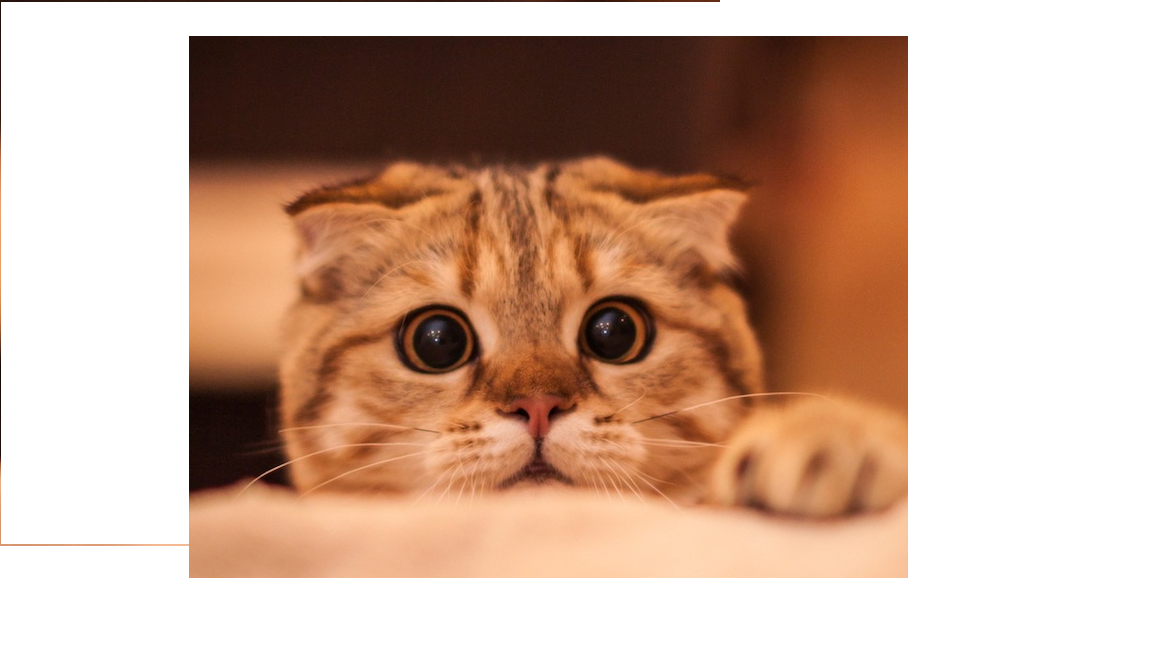
#> input picture test.png, 1152 x 648 px
$ python musk.py
#> lines starting #> are read from the running program, lines starting #| are printed output that depends on the picture; after the words box and inside, x2 and y2 are one past the last pixel; in counts of white or black regions, pixels touching at a corner belong together
#マスク処理
import cv2
import numpy as np
import math
#2つの画像を重ねるのでサイズを同じにする
Infile = 'test.png'#画像（画素値の配列？）で入力
img_mask = 'mask.png'

#入力画像はカラーかグレースケールのどちらかで統一しておく
imgfile = cv2.imread(Infile , 1)#入力画像（カラー）の読み込み
#> imgfile is the input picture: shape (648, 1152, 3); mean B, G, R 156.1, 174.4, 205.6
#imgfile = cv2.imread(Infile , 0)#入力画像（グレースケール）の読み込み
maskfile = cv2.imread(img_mask,1)
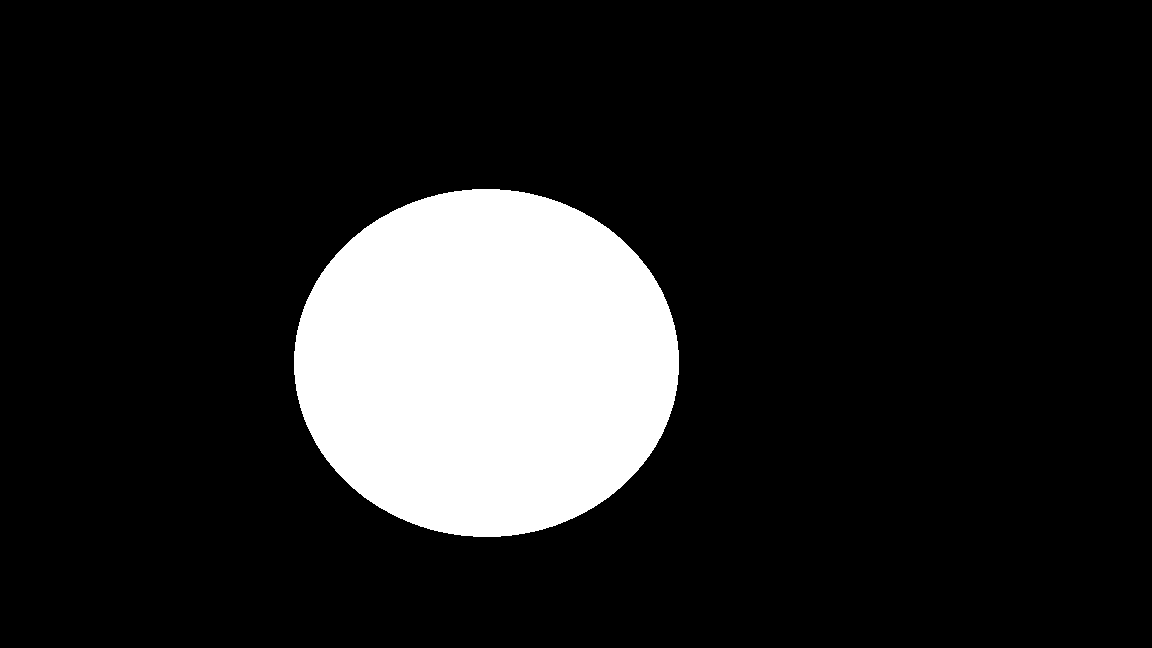
#> input picture mask.png, 1152 x 648 px
#> maskfile is the input picture: shape (648, 1152, 3); 14.1% white; 1 white region, box (x1, y1, x2, y2) and area: (294, 189, 679, 537) 105173
print(imgfile)
#> (printed output is left out)
print("next")
print(maskfile)
#> (printed output is left out)

cv2.namedWindow('Before')#このウィンドウのサイズを変更できるようにする
cv2.namedWindow('After')#このウィンドウのサイズを変更できるようにする

#メイン処理記入部分
dstfile = cv2.bitwise_and(imgfile, maskfile)#（入力画像、マスク画像）
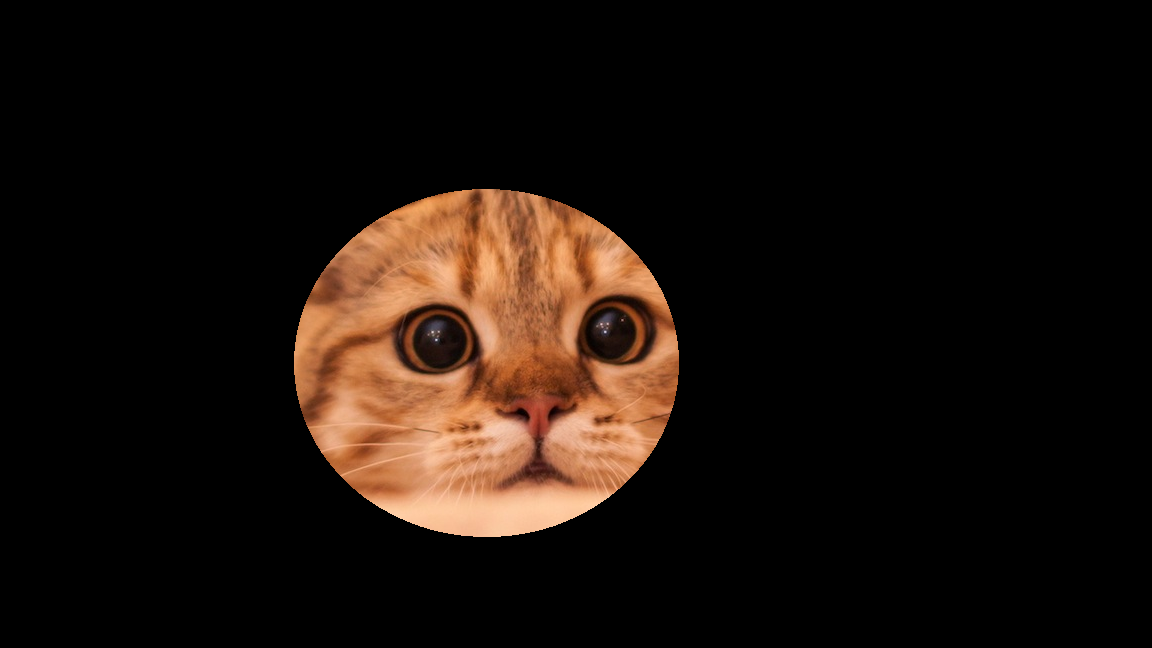
#> dstfile: shape (648, 1152, 3); mean B, G, R 10.9, 16.7, 26.1
#↑出力画像の変数

cv2.imshow('Before',imgfile)#入力画像表示
cv2.imshow('After',dstfile)#入力画像表示

#cv2.imwrite('Outfile.jpg', dstfile)
#出力結果の保存(ファイル名.拡張子, 実際に保存する画像の変数)
cv2.waitKey(0)#何かキーが入力されるまでここで待機
cv2.destroyAllWindows()#すべてのウィンドウを閉じる
